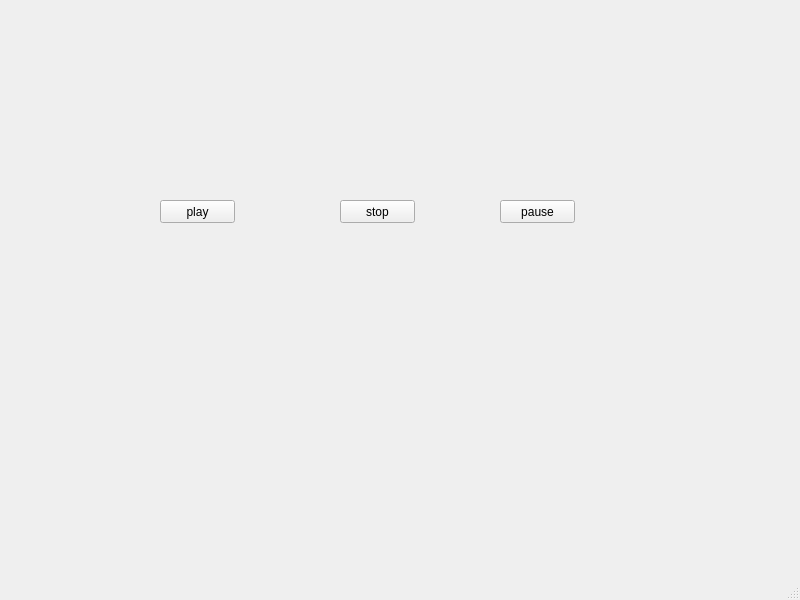
<?xml version="1.0" encoding="UTF-8"?>
<ui version="4.0">
 <class>MainWindow</class>
 <widget class="QMainWindow" name="MainWindow">
  <property name="geometry">
   <rect>
    <x>0</x>
    <y>0</y>
    <width>800</width>
    <height>600</height>
   </rect>
  </property>
  <property name="windowTitle">
   <string>MainWindow</string>
  </property>
  <widget class="QWidget" name="centralwidget">
   <widget class="QPushButton" name="playButton">
    <property name="geometry">
     <rect>
      <x>160</x>
      <y>200</y>
      <width>75</width>
      <height>23</height>
     </rect>
    </property>
    <property name="text">
     <string>play</string>
    </property>
   </widget>
   <widget class="QPushButton" name="stopButton">
    <property name="geometry">
     <rect>
      <x>340</x>
      <y>200</y>
      <width>75</width>
      <height>23</height>
     </rect>
    </property>
    <property name="text">
     <string>stop</string>
    </property>
   </widget>
   <widget class="QPushButton" name="pauseButton">
    <property name="geometry">
     <rect>
      <x>500</x>
      <y>200</y>
      <width>75</width>
      <height>23</height>
     </rect>
    </property>
    <property name="text">
     <string>pause</string>
    </property>
   </widget>
  </widget>
  <widget class="QMenuBar" name="menubar">
   <property name="geometry">
    <rect>
     <x>0</x>
     <y>0</y>
     <width>800</width>
     <height>21</height>
    </rect>
   </property>
  </widget>
  <widget class="QStatusBar" name="statusbar"/>
 </widget>
 <resources/>
 <connections/>
</ui>
